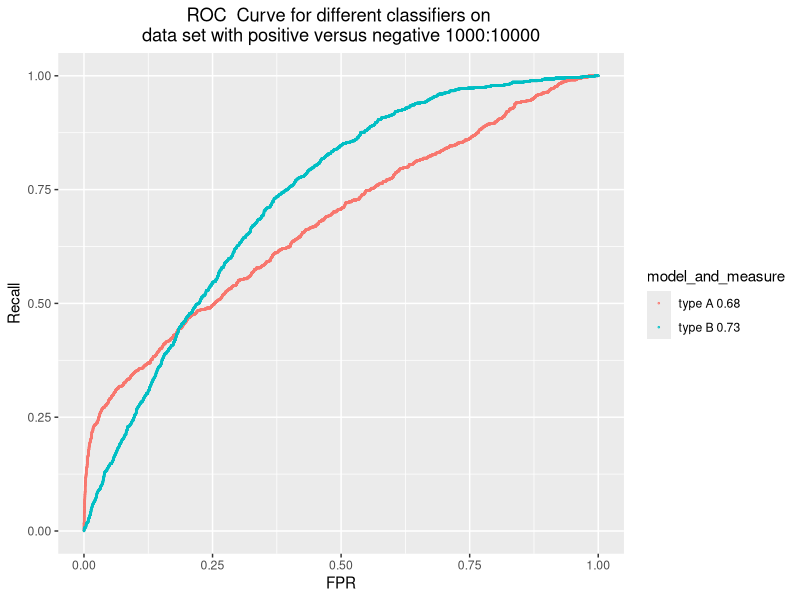
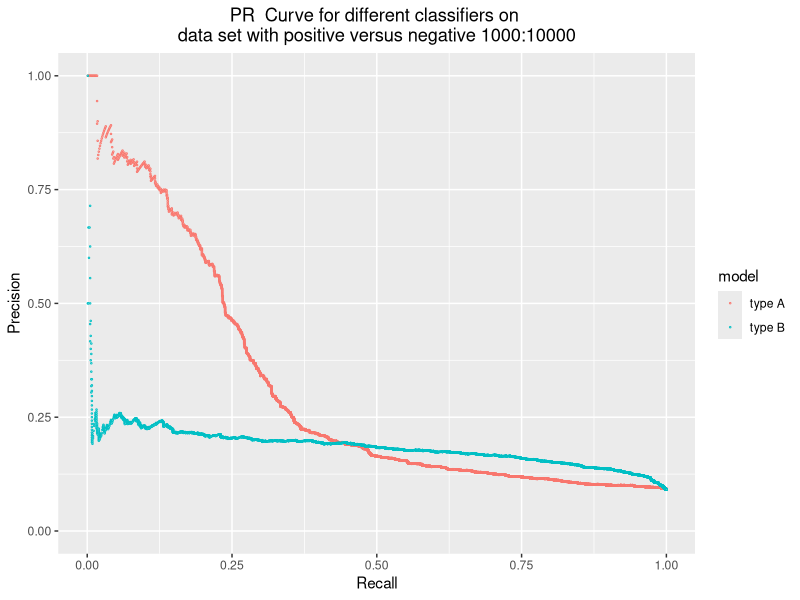
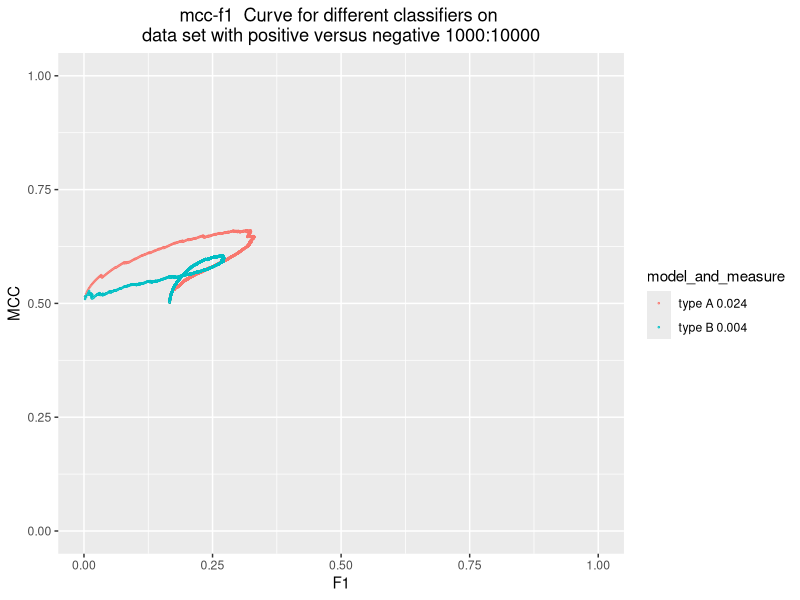
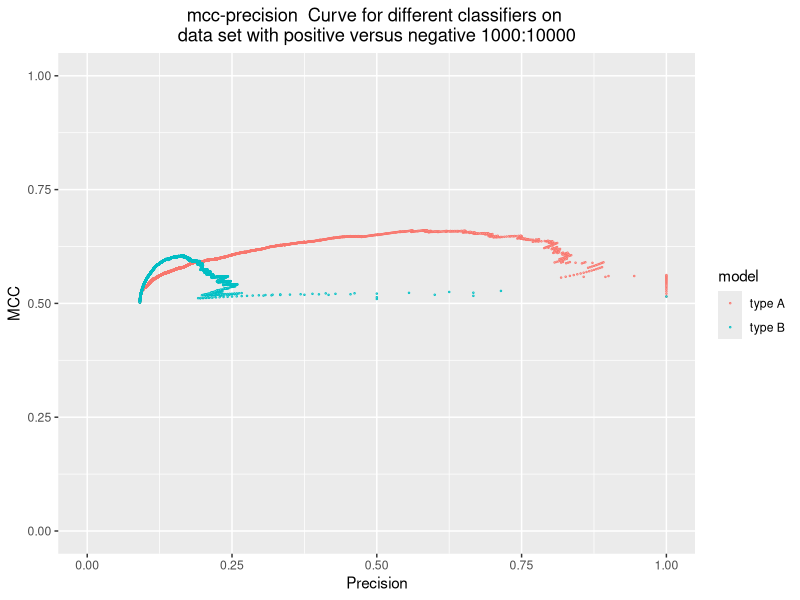
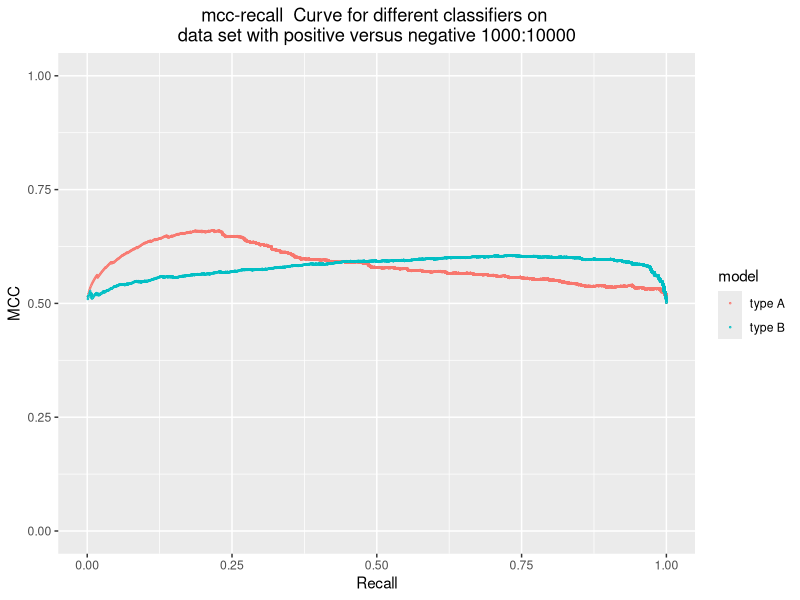
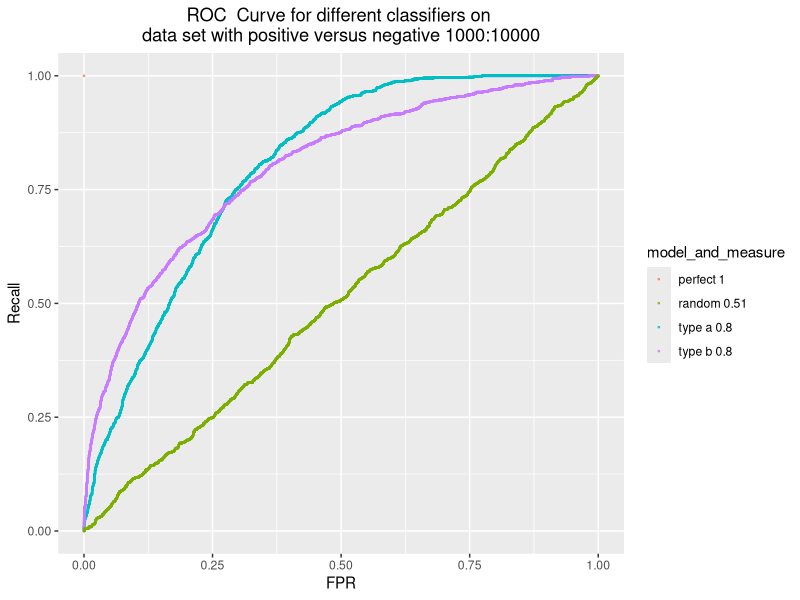
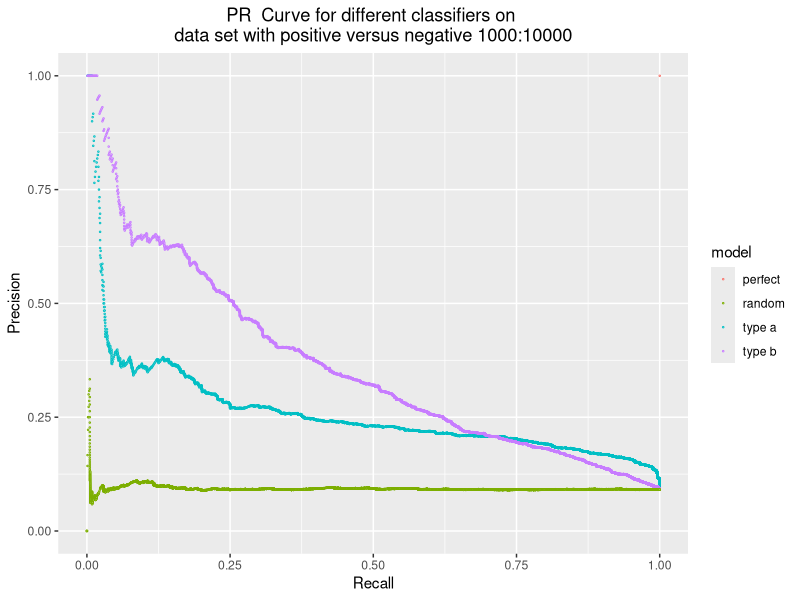
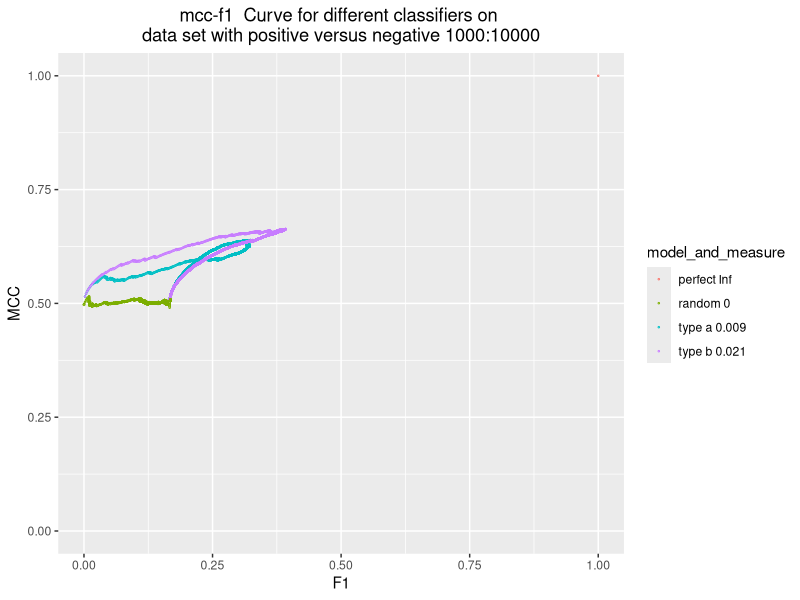

R code for these plots, in order:
## ---- chunk 1
# real binary outcomes
real_value = c(rep(1, 1000), rep(0, 10000))
real_value_reversed = c(rep(1, 10000), rep(0, 1000))
# A and B have different distributions for real positives
# classifier A: good early retrieval performance
predicted_value_A = c(rbeta(300, 12, 2), rbeta(700, 3, 4),rbeta(10000, 2, 3))
# classifier B:
predicted_value_B = c(rbeta(1000, 4, 3), rbeta(10000, 2, 3))
# classifier comparison:
predicted_value_comparison = c(rbeta(1000, 4, 3), rbeta(10000, 2, 4))
# perfect classifier
predicted_value_perfect = c(rep(1, 1000), rep(0, 10000))
# random classifier
predicted_value_random = c(runif(11000, 0, 1))
# C and D have different distribution for real negative case
predicted_value_a = c(rbeta(1000, 4, 3), rbeta(5000, 1, 7), rbeta(5000, 4, 4))
predicted_value_b = c(rbeta(1000, 4, 3), rbeta(5000, 3, 6), rbeta(5000, 3.5, 5))
predicted_value_C = c(rbeta(3000, 12, 2), rbeta(7000, 3, 4), rbeta(1000, 2, 3))
predicted_value_D = c(rbeta(10000, 4, 3), rbeta(1000, 2, 3))

df <- cbind.data.frame(real_value, predicted_value_A, predicted_value_B)
## ---- chunk 2
library(ROCR)
library(ggplot2)
# library(PRROC)

classification_result <- function (real, prediction){
  
pred <- prediction(prediction, real)
perf <- performance(pred, measure = "tpr", x.measure = "fpr")

# FPR
fpr <- attr(perf, "x.values")[[1]]
# threshold
threshold <- attr(perf, "alpha.values")[[1]]
# accumulated auc
# accumulated_auc <- c()
# loop_index = 1
# for (f in fpr){
#   accumulated_auc[loop_index] <- attr(performance(pred, measure = "auc", fpr.stop = f), "y.values")[[1]]
#   loop_index = loop_index + 1
# }

# PR curve
perf <- performance(pred, measure = "prec", x.measure = "rec")
# precision
precision <- attr(perf, "y.values")[[1]]
# recall
recall <- attr(perf, "x.values")[[1]]
# mcc-f1
perf <- performance(pred, measure = "mat", x.measure = "f")
# mcc
mcc <- attr(perf, "y.values")[[1]]
# normalised mcc: [-1, 1] to [0, 1]
mcc.nor <- (mcc + 1)/2
# f score
f <- attr(perf, "x.values")[[1]]   
# auc
auc <- attr(performance(pred, "auc"), "y.values")[[1]]
auc <- round(auc, 2)
# f_2 score, which emphasize on recall
f_2 <- (1+2^2)*precision*recall/((4*precision)+recall)
# f_0.5 score, which emphasize on precision
f_0.5 <- (1+0.5^2)*precision*recall/((0.25*precision)+recall)
# measure(metric) of mcc-f1: auc*(1-d)

# get the last f score
f.cp = 2/(2+(length(real[real==0])/length(real[real==1])))
f.cp <- max(f[f < f.cp], na.rm = T)
# get the largest f score
f.max = max(f, na.rm = T)

x_lower <- sort(f[c(1: (match(f.max, f)-1))], decreasing = F, na.last = F)
x_lower[1] <- 0
x_higher <- sort(f[c(1: match(f.max, f))], decreasing = F)

# find corresponding mcc.nor
y_higher.index <- match(x_higher, f)
y_higher <- mcc.nor[y_higher.index]
y_lower <- c(0.5,y_higher)
y_lower <- y_lower[-length(y_lower)]

# auc1
auc1 <- sum(0.5*(x_higher - x_lower) *(y_lower + y_higher), na.rm = T)

x1 <- sort(f[c(match(f.max, f):length(f))], decreasing = F)
x1_lower <- x1[c(1: length(x1)-1)]
x1_higher <- x1[c(2: length(x1))]
y1_higher.index <- match(f.max, f) -1 + match(x1_higher, f[c(match(f.max, f):length(f))])

y1_higher <- mcc.nor[y1_higher.index]
# auc2
auc2 <- sum((x1_higher-x1_lower)*y1_higher)

# auc of mcc-f1
mcc_auc <- auc1 - f.cp*0.5 -auc2
# smallest distance to (1, 1)
distance <- sqrt(((1-mcc.nor)^2+(1-f)^2))
min_distance <- min(distance, na.rm = T)
# mcc-f1 measure
mcc_measure <- sqrt(2)*mcc_auc*(sqrt(2)-min_distance)
# round the number to three decimal place
mcc_measure <- round(mcc_measure, 3)

output <-cbind.data.frame(fpr, precision, recall, mcc.nor, f, auc, mcc_measure, f_2, f_0.5) # accumulated_auc)
  return(output)
}


fpr_index = 1
precision_index = 2
recall_index = 3
mcc.nor_index = 4
f_score_index = 5
auc_index = 6
mcc_measure_index = 7
f_2_index = 8
f_0.5_index = 9
# accumulated_auc_index = 10

## ---- chunk 3

# real is the real value(vector); 
# prediction is the predictions of classifiers(dataset with multiple columns and each column stands for the prediction under a classifier)
# metric_index is a two-element vector. the first element is the index of the metric that should be x axis, and the second element is the index of the metric that should be on y axis
# model_name is a vector of the name of of the models
# type_of_curve is a string. e.g "ROC"
# x_axis is a string that is the label for x axis
# y_axis is a string that is the label for y axis
# positive_vs_negative is the proportion of positive cases versus negative cases
classification_plot <- function(real, prediction, metric_index, model_name, type_of_curve, x_axis, y_axis, positive_vs_negative){
  num_of_classifiers = ncol(prediction)
  list_of_metrics = list()
  num = 1
  while (num <= num_of_classifiers){
    metrics <- classification_result(real, prediction[, num])
    list_of_metrics[[length(list_of_metrics) + 1]] <- metrics
    num = num + 1
  }
  
  
  
  # we don't have auc metric
  if (length(metric_index) == 2){
  x_value <- c()
  y_value <- c()
  length_of_metrics <- c()
  num = 1
  while (num <= num_of_classifiers){
    x_value <- c(x_value, list_of_metrics[[num]][, metric_index[1]])
    y_value <- c(y_value, list_of_metrics[[num]][, metric_index[2]])
    length_of_metrics <- c(length_of_metrics, length(list_of_metrics[[num]][, metric_index[1]]))
    num = num + 1

  }
  df <- data.frame(X = x_value, Y= y_value, model = rep(model_name, times = length_of_metrics))


  ggplot(df, aes(x=X, y=Y, group = model, color = model, ymin=0, ymax=1, xmin=0, xmax=1 )) + geom_point(size = 0.2, shape = 21, fill="white")+
  ggtitle(paste(type_of_curve, " Curve for different classifiers on \ndata set with positive versus negative" , positive_vs_negative)) +
  theme(plot.title=element_text(hjust=0.5))+ labs(x=x_axis, y=y_axis)
    

}


  # we have auc metric
 else if (length(metric_index) == 3){
  x_value <- c()
  y_value <- c()
  auc_metric <- c()
  length_of_metrics <- c()
  num = 1
  while (num <= num_of_classifiers){
    x_value <- c(x_value, list_of_metrics[[num]][, metric_index[1]])
    y_value <- c(y_value, list_of_metrics[[num]][, metric_index[2]])
    auc_metric <- c(auc_metric, list_of_metrics[[num]][,metric_index[3]])
    length_of_metrics <- c(length_of_metrics, length(list_of_metrics[[num]][, metric_index[1]]))
    num = num + 1

  }
  df <- data.frame(X = x_value, Y= y_value, measure = auc_metric, model = rep(model_name, times = length_of_metrics))
  df$model_and_measure <- paste(df$model, df$measure)

  

  ggplot(df, aes(x=X, y=Y, group = model_and_measure, color = model_and_measure,ymin=0, ymax=1, xmin=0, xmax=1 )) + geom_point(size = 0.2, shape = 21, fill="white")+
  ggtitle(paste(type_of_curve, " Curve for different classifiers on \ndata set with positive versus negative" , positive_vs_negative)) +
  theme(plot.title=element_text(hjust=0.5))+ labs(x=x_axis, y=y_axis)
    
  }
}




## ---- chunk 4
real = real_value

prediction = cbind(predicted_value_A, predicted_value_B)
model_name= c("type A", "type B")

# ROC 
classification_plot(real, prediction, c(fpr_index, recall_index, auc_index), model_name, "ROC", "FPR", "Recall","1000:10000")
# PR
classification_plot(real, prediction, c(recall_index, precision_index), model_name,  "PR", "Recall", "Precision","1000:10000")
# mcc-f1
classification_plot(real, prediction, c(f_score_index, mcc.nor_index, mcc_measure_index), model_name,  "mcc-f1", "F1", "MCC", "1000:10000")
# mcc-precision
classification_plot(real, prediction, c(precision_index, mcc.nor_index), model_name, "mcc-precision", "Precision", "MCC", "1000:10000")
# mcc-recall
classification_plot(real, prediction, c(recall_index, mcc.nor_index), model_name, "mcc-recall", "Recall", "MCC", "1000:10000")
# # accumulated auc-fpr
# classification_plot(real, prediction, c(fpr_index, accumulated_auc_index), model_name, "accumulated_auc-fpr", "FPR", "Accumulated AUC", "1000:10000")
# # f1-fpr
# classification_plot(real, prediction, c(fpr_index, f_score_index), model_name, "f1-fpr", "fpr", "f1", "1000:10000")
# # f2-fpr
# classification_plot(real, prediction, c(fpr_index, f_2_index), model_name, "f2-fpr", "fpr", "f2", "1000:10000")
# # f0.5-fpr
# classification_plot(real, prediction, c(fpr_index, f_0.5_index), model_name, "f0.5-fpr", "fpr", "f0.5", "1000:10000")
# # mcc-f_2
# classification_plot(real, prediction, c(f_2_index, mcc.nor_index), model_name, "mcc-f2", "F2", "MCC", "1000:10000")
# # mcc-f_0.5
# classification_plot(real, prediction, c(f_0.5_index, mcc.nor_index), model_name, "mcc-f0.5", "F0.5", "MCC", "1000:10000")
## ---- chunk 5
real = real_value
prediction = cbind(predicted_value_a, predicted_value_b, predicted_value_perfect, predicted_value_random)
model_name= c("type a", "type b", "perfect", "random")

# ROC 
classification_plot(real, prediction, c(fpr_index, recall_index, auc_index), model_name, "ROC", "FPR", "Recall","1000:10000")
# PR
classification_plot(real, prediction, c(recall_index, precision_index), model_name,  "PR", "Recall", "Precision","1000:10000")
# mcc-f1
classification_plot(real, prediction, c(f_score_index, mcc.nor_index, mcc_measure_index), model_name,  "mcc-f1", "F1", "MCC", "1000:10000")
# mcc-precision
classification_plot(real, prediction, c(precision_index, mcc.nor_index), model_name, "mcc-precision", "Precision", "MCC", "1000:10000")
# mcc-recall
classification_plot(real, prediction, c(recall_index, mcc.nor_index), model_name, "mcc-recall", "Recall", "MCC", "1000:10000")
## ---- chunk 6
real = real_value_reversed
prediction = cbind(predicted_value_C, predicted_value_D)
model_name= c("type C", "type D")

# ROC 
classification_plot(real, prediction, c(fpr_index, recall_index), model_name, "ROC", "FRR", "Recall", "10000:1000")
# PR
classification_plot(real, prediction, c(recall_index, precision_index), model_name, "PR", "Recall", "Precision", "10000:1000" )
# mcc-f1
classification_plot(real, prediction, c(f_score_index, mcc.nor_index, mcc_measure_index), model_name, "mcc-f1", "F1", "MCC",  "10000:1000")
# mcc-precision
classification_plot(real, prediction, c(precision_index, mcc.nor_index), model_name, "mcc-precision","Precision", "MCC", "10000:1000")
# mcc-recall
classification_plot(real, prediction, c(recall_index, mcc.nor_index), model_name, "mcc-recall", "Recall", "MCC", "10000:1000")
## ---- chunk 7
real = real_value

## Imbalanced 1000: 10000
real = real_value
predicted_value_z = c(rbeta(1000, 7, 5), rbeta(5000, 1, 7), rbeta(5000, 5, 7))
predicted_value_x = c(rbeta(1000, 7, 5), rbeta(10000, 3.5, 7))
prediction = cbind(predicted_value_z, predicted_value_x)
model_name= c("type z", "type x")
# ROC 
classification_plot(real, prediction, c(fpr_index, recall_index), model_name, "ROC", "FRR", "Recall", "1000:10000")
# PR
classification_plot(real, prediction, c(recall_index, precision_index), model_name, "PR", "Recall", "Precision", "1000:10000" )
# mcc-f1
classification_plot(real, prediction, c(f_score_index, mcc.nor_index, mcc_measure_index), model_name, "mcc-f1", "F1", "MCC",  "1000:10000")

 ## Imbalanced 10000:1000
real = real_value_reversed
predicted_value_v = c(rbeta(10000, 7, 5), rbeta(500, 1, 7), rbeta(500, 5, 7))
predicted_value_n = c(rbeta(10000, 7, 5), rbeta(1000, 3, 7))
prediction = cbind(predicted_value_v, predicted_value_n)
model_name= c("type v", "type n")
# ROC 
classification_plot(real, prediction, c(fpr_index, recall_index), model_name, "ROC", "FRR", "Recall", "10000:1000")
# PR
classification_plot(real, prediction, c(recall_index, precision_index), model_name, "PR", "Recall", "Precision", "10000:1000" )
# mcc-f1
classification_plot(real, prediction, c(f_score_index, mcc.nor_index, mcc_measure_index), model_name, "mcc-f1", "F1", "MCC",  "10000:1000")

## Balanced 1000:1000
real = c(rep(1, 1000), rep(0, 1000))
predicted_value_m = c(rbeta(1000, 7, 5), rbeta(500, 1, 7), rbeta(500, 5, 7))
predicted_value_r = c(rbeta(1000, 7, 5), rbeta(1000, 3.5, 7))
prediction = cbind(predicted_value_m, predicted_value_r)
model_name= c("type m", "type r")
# ROC 
classification_plot(real, prediction, c(fpr_index, recall_index), model_name, "ROC", "FRR", "Recall", "1000:1000")
# PR
classification_plot(real, prediction, c(recall_index, precision_index), model_name, "PR", "Recall", "Precision", "1000:1000" )
# mcc-f1
classification_plot(real, prediction, c(f_score_index, mcc.nor_index, mcc_measure_index), model_name, "mcc-f1", "F1", "MCC",  "1000:1000")

## ---- chunk 8
real = real_value
predicted_value_G = c(rbeta(350, 15, 0.5), rbeta(650, 2.25, 4), rbeta(10000, 2, 4))
predicted_value_H = c(rbeta(400, 3.3, 3), rbeta(600, 3, 4), rbeta(10000, 2, 4))
predicted_value_I = c(rbeta(400, 3.3, 3), rbeta(600, 3, 4), rbeta(4550, 1, 10), rbeta(5450, 4, 4.5))
prediction = cbind(predicted_value_G, predicted_value_H, predicted_value_I)
model_name= c("type G", "type H", "type I")

# ROC 
classification_plot(real, prediction, c(fpr_index, recall_index, auc_index), model_name, "ROC", "FRR", "Recall", "1000:10000")
# PR
classification_plot(real, prediction, c(recall_index, precision_index), model_name, "PR", "Recall", "Precision", "1000:10000")
# mcc-f1
classification_plot(real, prediction, c(f_score_index, mcc.nor_index, mcc_measure_index), model_name, "mcc-f1", "F1", "MCC",  "1000:10000")
